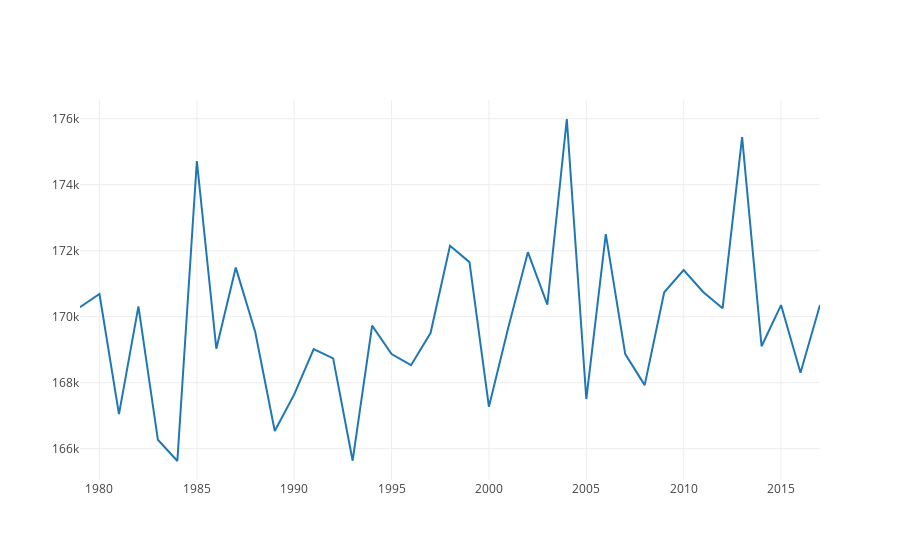

Notebook source saved alongside this figure:
### Code cell
# Plot ts
data = [go.Scatter(x=ts['date'], y=ts['z70'] )]
py.iplot(data, filename='pandas-time-series')
